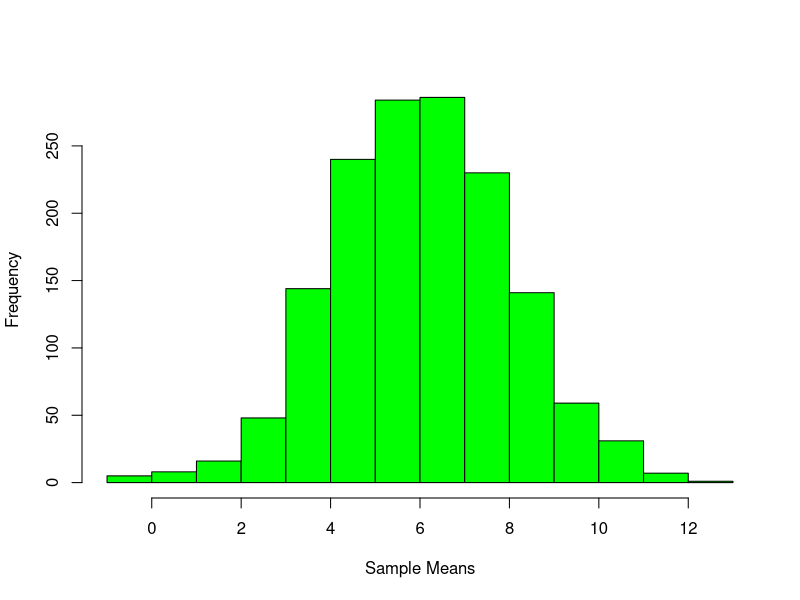

Here is the R script that generated this plot:
set.seed(0)#reproduce random values
n<-1500
s_means=rep(NA,n)#creating an empty vector which contains sample means 
for(i in 1:n){
  s_means[i]=mean(rnorm(20,mean=6,sd=9))
}
print("First 6 Sample Means:")
head(s_means)
#creating histogram to show s distribution
hist(s_means,main="",xlab="Sample Means",col="green")
#mean,sd & probability of sample
cat("Sample_means=",mean(s_means))
cat("Sample_Standard deviation=",sd(s_means))
cat("probability that sample mean is less than or equal to 6=",sum(s_means<=6/length(s_means)))

